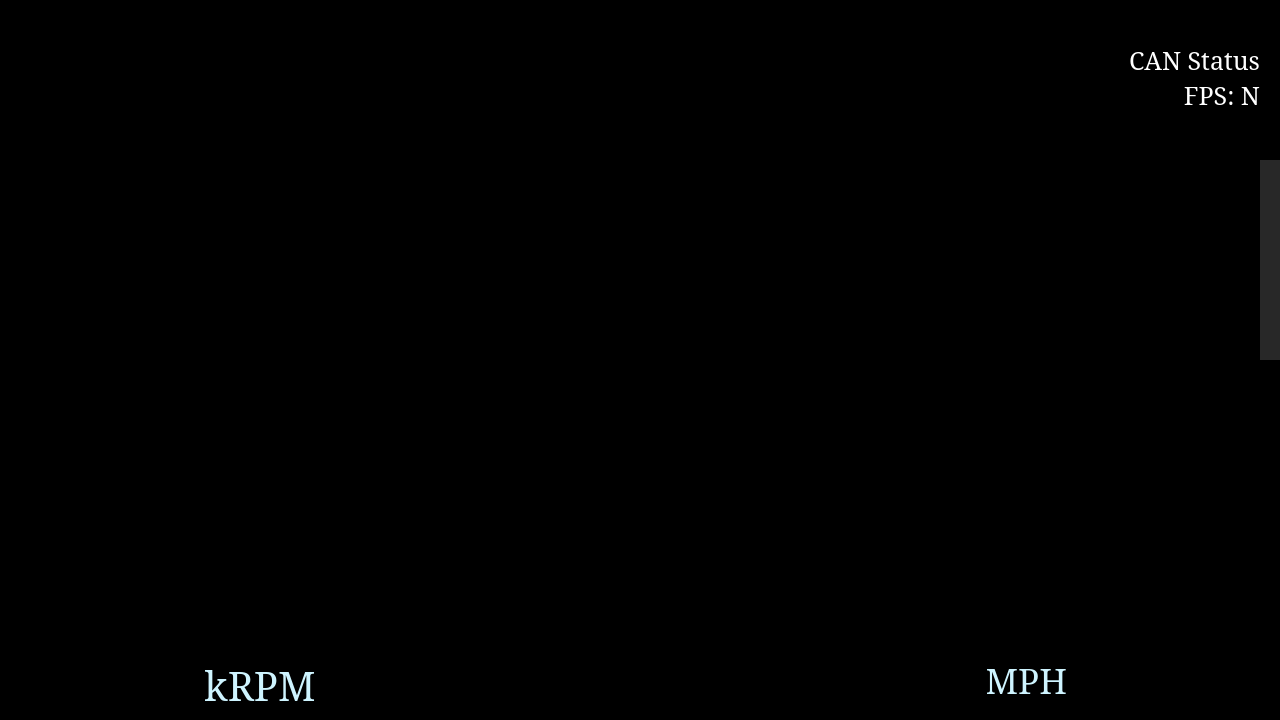
<?xml version="1.0" encoding="UTF-8"?>
<ui version="4.0">
 <class>BFRDashboard</class>
 <widget class="QMainWindow" name="BFRDashboard">
  <property name="geometry">
   <rect>
    <x>0</x>
    <y>0</y>
    <width>1280</width>
    <height>720</height>
   </rect>
  </property>
  <property name="sizePolicy">
   <sizepolicy hsizetype="Preferred" vsizetype="Preferred">
    <horstretch>0</horstretch>
    <verstretch>0</verstretch>
   </sizepolicy>
  </property>
  <property name="font">
   <font>
    <family>Garamond</family>
   </font>
  </property>
  <property name="cursor">
   <cursorShape>BlankCursor</cursorShape>
  </property>
  <property name="windowTitle">
   <string>MainWindow</string>
  </property>
  <property name="styleSheet">
   <string notr="true">background-color: black;font-family:Garamond;</string>
  </property>
  <widget class="QWidget" name="centralwidget">
   <property name="font">
    <font>
     <family>Garamond</family>
    </font>
   </property>
   <widget class="SpeedDial" name="SpeedDial" native="true">
    <property name="geometry">
     <rect>
      <x>848</x>
      <y>420</y>
      <width>350</width>
      <height>350</height>
     </rect>
    </property>
   </widget>
   <widget class="RPMDial" name="RPMDial" native="true">
    <property name="geometry">
     <rect>
      <x>83</x>
      <y>420</y>
      <width>350</width>
      <height>350</height>
     </rect>
    </property>
   </widget>
   <widget class="QLabel" name="RPMLabel">
    <property name="geometry">
     <rect>
      <x>205</x>
      <y>665</y>
      <width>110</width>
      <height>40</height>
     </rect>
    </property>
    <property name="styleSheet">
     <string notr="true">color: #CEF4FF;background-color:rgba(0,0,0,0);font-size:40px;</string>
    </property>
    <property name="text">
     <string>kRPM</string>
    </property>
    <property name="alignment">
     <set>Qt::AlignCenter</set>
    </property>
   </widget>
   <widget class="QLabel" name="SpeedLabel">
    <property name="geometry">
     <rect>
      <x>987</x>
      <y>665</y>
      <width>80</width>
      <height>30</height>
     </rect>
    </property>
    <property name="styleSheet">
     <string notr="true">color: #CEF4FF;background-color:rgba(0,0,0,0);font-size:35px</string>
    </property>
    <property name="text">
     <string>MPH</string>
    </property>
    <property name="alignment">
     <set>Qt::AlignRight|Qt::AlignTrailing|Qt::AlignVCenter</set>
    </property>
   </widget>
   <widget class="GearWidget" name="Gear" native="true">
    <property name="geometry">
     <rect>
      <x>500</x>
      <y>380</y>
      <width>280</width>
      <height>310</height>
     </rect>
    </property>
   </widget>
   <widget class="BorderBackgroundWidget" name="LeftNumBox" native="true">
    <property name="geometry">
     <rect>
      <x>230</x>
      <y>40</y>
      <width>240</width>
      <height>330</height>
     </rect>
    </property>
    <widget class="CoolantDisplay" name="CoolantTemp" native="true">
     <property name="geometry">
      <rect>
       <x>0</x>
       <y>0</y>
       <width>240</width>
       <height>165</height>
      </rect>
     </property>
    </widget>
    <widget class="LogDisplay" name="LogLabel" native="true">
     <property name="geometry">
      <rect>
       <x>0</x>
       <y>165</y>
       <width>240</width>
       <height>165</height>
      </rect>
     </property>
     <property name="styleSheet">
      <string notr="true">color: white; font-size : 80pt; background-color : rgba(0, 0, 0, 0)</string>
     </property>
    </widget>
   </widget>
   <widget class="BorderBackgroundWidget" name="RightNumBox" native="true">
    <property name="geometry">
     <rect>
      <x>810</x>
      <y>40</y>
      <width>240</width>
      <height>330</height>
     </rect>
    </property>
    <widget class="BrakeDisplay" name="Brake" native="true">
     <property name="geometry">
      <rect>
       <x>0</x>
       <y>0</y>
       <width>240</width>
       <height>165</height>
      </rect>
     </property>
    </widget>
    <widget class="BatteryDisplay" name="Battery" native="true">
     <property name="geometry">
      <rect>
       <x>0</x>
       <y>165</y>
       <width>240</width>
       <height>165</height>
      </rect>
     </property>
    </widget>
   </widget>
   <widget class="QLabel" name="CANConnectionLabel">
    <property name="geometry">
     <rect>
      <x>990</x>
      <y>10</y>
      <width>270</width>
      <height>30</height>
     </rect>
    </property>
    <property name="styleSheet">
     <string notr="true">color: white; font-size : 25px; background-color : rgba(0, 0, 0, 0)</string>
    </property>
    <property name="text">
     <string/>
    </property>
    <property name="alignment">
     <set>Qt::AlignRight|Qt::AlignTrailing|Qt::AlignVCenter</set>
    </property>
   </widget>
   <widget class="QLabel" name="CANStatusLabel">
    <property name="geometry">
     <rect>
      <x>1070</x>
      <y>45</y>
      <width>190</width>
      <height>30</height>
     </rect>
    </property>
    <property name="styleSheet">
     <string notr="true">color: white; font-size : 25px; background-color : rgba(0, 0, 0, 0)</string>
    </property>
    <property name="text">
     <string>CAN Status</string>
    </property>
    <property name="alignment">
     <set>Qt::AlignRight|Qt::AlignTrailing|Qt::AlignVCenter</set>
    </property>
   </widget>
   <widget class="QLabel" name="BFRIcon">
    <property name="geometry">
     <rect>
      <x>20</x>
      <y>50</y>
      <width>200</width>
      <height>150</height>
     </rect>
    </property>
    <property name="styleSheet">
     <string notr="true">background-color: rgba(0,0,0,0);</string>
    </property>
    <property name="text">
     <string/>
    </property>
    <property name="pixmap">
     <pixmap resource="../resources.qrc">:/res/bfr_icon</pixmap>
    </property>
    <property name="alignment">
     <set>Qt::AlignCenter</set>
    </property>
   </widget>
   <widget class="ExitLabel" name="ExitLabel">
    <property name="geometry">
     <rect>
      <x>1030</x>
      <y>0</y>
      <width>250</width>
      <height>220</height>
     </rect>
    </property>
    <property name="styleSheet">
     <string notr="true">color:white;font-size:30px;background-color: rgba(0,0,0,0);</string>
    </property>
    <property name="text">
     <string/>
    </property>
    <property name="alignment">
     <set>Qt::AlignBottom|Qt::AlignLeading|Qt::AlignLeft</set>
    </property>
   </widget>
   <widget class="QLabel" name="FPSLabel">
    <property name="geometry">
     <rect>
      <x>1130</x>
      <y>80</y>
      <width>130</width>
      <height>30</height>
     </rect>
    </property>
    <property name="styleSheet">
     <string notr="true">color: white; font-size : 25px; background-color : rgba(0, 0, 0, 0)</string>
    </property>
    <property name="text">
     <string>FPS: N</string>
    </property>
    <property name="alignment">
     <set>Qt::AlignRight|Qt::AlignTrailing|Qt::AlignVCenter</set>
    </property>
   </widget>
   <widget class="ErrorBox" name="ErrorBox">
    <property name="geometry">
     <rect>
      <x>1260</x>
      <y>160</y>
      <width>160</width>
      <height>200</height>
     </rect>
    </property>
    <property name="styleSheet">
     <string notr="true">color: white; font-size : 25px; background-color : rgba(40,40,40,255);</string>
    </property>
    <property name="textFormat">
     <enum>Qt::RichText</enum>
    </property>
    <property name="alignment">
     <set>Qt::AlignHCenter|Qt::AlignTop</set>
    </property>
    <property name="wordWrap">
     <bool>true</bool>
    </property>
   </widget>
   <widget class="ToggleDataMonitorLabel" name="ToggleDataMonitorLabel">
    <property name="geometry">
     <rect>
      <x>0</x>
      <y>0</y>
      <width>240</width>
      <height>240</height>
     </rect>
    </property>
    <property name="styleSheet">
     <string notr="true">color:white;font-size:30px;background-color: rgba(0,0,0,0);</string>
    </property>
    <property name="text">
     <string/>
    </property>
    <property name="alignment">
     <set>Qt::AlignBottom|Qt::AlignLeading|Qt::AlignLeft</set>
    </property>
   </widget>
   <widget class="DataMonitor" name="DataMonitor" native="true">
    <property name="geometry">
     <rect>
      <x>30</x>
      <y>30</y>
      <width>1220</width>
      <height>660</height>
     </rect>
    </property>
    <property name="styleSheet">
     <string notr="true">background-color:rgba(0,0,0,0);</string>
    </property>
   </widget>
   <widget class="LambdaDisplay" name="Lambda" native="true">
    <property name="geometry">
     <rect>
      <x>520</x>
      <y>50</y>
      <width>240</width>
      <height>260</height>
     </rect>
    </property>
   </widget>
   <widget class="ChromiumLabel" name="ChromiumLabel">
    <property name="geometry">
     <rect>
      <x>0</x>
      <y>480</y>
      <width>240</width>
      <height>240</height>
     </rect>
    </property>
    <property name="styleSheet">
     <string notr="true">color:white;font-size:30px;background-color: rgba(0,0,0,0);</string>
    </property>
    <property name="text">
     <string/>
    </property>
   </widget>
   <zorder>LeftNumBox</zorder>
   <zorder>SpeedDial</zorder>
   <zorder>RPMDial</zorder>
   <zorder>RPMLabel</zorder>
   <zorder>SpeedLabel</zorder>
   <zorder>Gear</zorder>
   <zorder>RightNumBox</zorder>
   <zorder>CANConnectionLabel</zorder>
   <zorder>CANStatusLabel</zorder>
   <zorder>BFRIcon</zorder>
   <zorder>ExitLabel</zorder>
   <zorder>ErrorBox</zorder>
   <zorder>ToggleDataMonitorLabel</zorder>
   <zorder>FPSLabel</zorder>
   <zorder>Lambda</zorder>
   <zorder>DataMonitor</zorder>
   <zorder>ChromiumLabel</zorder>
  </widget>
  <widget class="QMenuBar" name="menubar">
   <property name="geometry">
    <rect>
     <x>0</x>
     <y>0</y>
     <width>1280</width>
     <height>36</height>
    </rect>
   </property>
  </widget>
 </widget>
 <customwidgets>
  <customwidget>
   <class>GearWidget</class>
   <extends>QWidget</extends>
   <header>gui/gear/GearWidget.h</header>
   <container>1</container>
  </customwidget>
  <customwidget>
   <class>BorderBackgroundWidget</class>
   <extends>QWidget</extends>
   <header>gui/numdisplay/BorderBackgroundWidget.h</header>
   <container>1</container>
  </customwidget>
  <customwidget>
   <class>CoolantDisplay</class>
   <extends>QWidget</extends>
   <header>gui/numdisplay/NumberDisplayWidget.h</header>
   <container>1</container>
  </customwidget>
  <customwidget>
   <class>BatteryDisplay</class>
   <extends>QWidget</extends>
   <header>gui/numdisplay/NumberDisplayWidget.h</header>
   <container>1</container>
  </customwidget>
  <customwidget>
   <class>BrakeDisplay</class>
   <extends>QWidget</extends>
   <header>gui/numdisplay/NumberDisplayWidget.h</header>
   <container>1</container>
  </customwidget>
  <customwidget>
   <class>ExitLabel</class>
   <extends>QLabel</extends>
   <header>gui/misc/ExitLabel.h</header>
  </customwidget>
  <customwidget>
   <class>ErrorBox</class>
   <extends>QLabel</extends>
   <header>gui/errorbox/ErrorBox.h</header>
  </customwidget>
  <customwidget>
   <class>DataMonitor</class>
   <extends>QWidget</extends>
   <header>gui/datamonitor/DataMonitor.h</header>
   <container>1</container>
  </customwidget>
  <customwidget>
   <class>ToggleDataMonitorLabel</class>
   <extends>QLabel</extends>
   <header>gui/misc/ToggleDataMonitorLabel.h</header>
  </customwidget>
  <customwidget>
   <class>RPMDial</class>
   <extends>QWidget</extends>
   <header>gui/dials/DialWidget.h</header>
   <container>1</container>
  </customwidget>
  <customwidget>
   <class>SpeedDial</class>
   <extends>QWidget</extends>
   <header>gui/dials/DialWidget.h</header>
   <container>1</container>
  </customwidget>
  <customwidget>
   <class>LambdaDisplay</class>
   <extends>QWidget</extends>
   <header>gui/numdisplay/LambdaDisplay.h</header>
   <container>1</container>
  </customwidget>
  <customwidget>
   <class>LogDisplay</class>
   <extends>QWidget</extends>
   <header>gui/numdisplay/NumberDisplayWidget.h</header>
   <container>1</container>
  </customwidget>
  <customwidget>
   <class>ChromiumLabel</class>
   <extends>QLabel</extends>
   <header>gui/misc/ChromiumLabel.h</header>
  </customwidget>
 </customwidgets>
 <resources>
  <include location="../resources.qrc"/>
 </resources>
 <connections/>
</ui>
